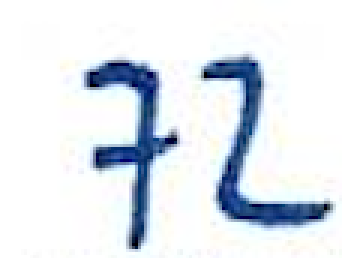
#> input picture testImages/multiDigitSample4.jpg, 114 x 86 px (shown 3 times larger)
$ jupyter execute SplitMultipleDigits.ipynb
#> lines starting #> are read from the running program, lines starting #| are printed output that depends on the picture; after the words box and inside, x2 and y2 are one past the last pixel; in counts of white or black regions, pixels touching at a corner belong together
[cell 1]
import numpy as np
import cv2
import matplotlib.pyplot as plt

[cell 2]
# 1. Convex hull
# 2. Try to find a separating line
# 3. Remove template line? (If canny filter does find a horixontal line)

[cell 3]
# Load the image and convert to grayscale
image = cv2.imread('testImages/multiDigitSample4.jpg')
#> image is the input picture: shape (86, 114, 3); mean B, G, R 237.1, 230.2, 224.1

# Grayscale the image
image = cv2.cvtColor(image, cv2.COLOR_BGR2GRAY)
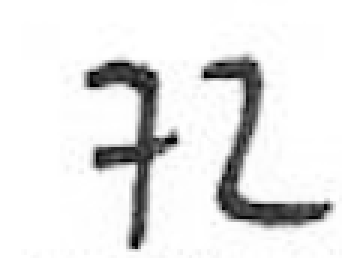
#> image: shape (86, 114) (shown 3 times larger); min 0, max 255, mean 229.2

# Invert colors, so it's conform with MNIST
#image = 1 - image

# Resize the image
image = cv2.resize(image, (64,64))
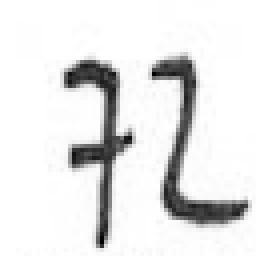
#> image: shape (64, 64) (shown 4 times larger); min 1, max 255, mean 229.3

# Normalize the image
#image = image.astype('float32')
#image /= 255

# Plot the input image
plt.imshow(image, cmap='gray')

[cell 4]
# Find convex hull

edges= cv2.Canny(image, 100,200)
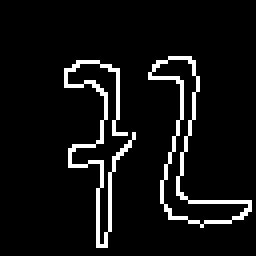
#> edges: shape (64, 64) (shown 4 times larger); 6.7% white in thin lines or dots, all inside (x1, y1, x2, y2) = (16, 14, 63, 62)
contours, hierarchy= cv2.findContours(edges.copy(), cv2.RETR_EXTERNAL, cv2.CHAIN_APPROX_NONE)
#> contours = 2 contours, 1 with area under 20; largest, box (x1, y1, x2, y2) and area: (37, 14, 63, 57) 252

#thresh = 200
#cv2.threshold(image, thresh, 255, cv2.THRESH_BINARY)
#contours, hierarchy = cv2.findContours(image, cv2.RETR_TREE, cv2.CHAIN_APPROX_SIMPLE)

singleDigitImageList = []
for contour in contours:

    # Check validity of contour
    # TODO!

    # Draw the contours
    #hull= cv2.convexHull(contour)
    #cv2.drawContours(image, [hull],0,(0,255,0),2)

    # Extract min and max points on x axis in order to separate the contours
    xList = []
    yList = []
    for point in contour:
        # Extract x and y points from contour and store them in a list
        xList.append(point[0][0])
        yList.append(point[0][1])

    # Extract min and max values
    xMin = min(xList)
    xMax = max(xList)
    yMin = min(yList)
    yMax = max(yList)

    # Create rectangle mask based on contour extremas and mask out the digit
    #cv2.rectangle(image, (xMin,yMin), (xMax,yMax), (0,0,0),1)

    # Create dedicated image for single digit ROI
    padding = 10
    width = xMax - xMin + 2*padding
    length = yMax - yMin + 2*padding
    blankImage = np.zeros([length,width], dtype=np.uint8)
    blankImage[:] = 255
    blankImage[padding:-padding, padding:-padding] = image[yMin:yMax, xMin:xMax]
    blankImage = cv2.resize(blankImage, (64,64))
    # TODO: Inverse colors in order to fit the MNIST dataset
    singleDigitImageList.append(blankImage)
#> this loop made 2 passes
#> (xMin, xMax, yMin, yMax, padding, width, length) on passes 1 to 2: (16, 33, 15, 61, 10, 37, 66), (37, 62, 14, 56, 10, 45, 62)
#> pass 1, `blankImage = cv2.resize(blankImage, (64,64))`:
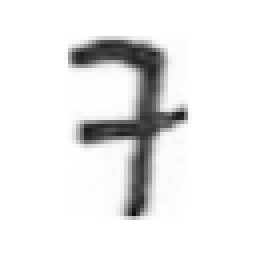
#> blankImage: shape (64, 64) (shown 4 times larger); min 15, max 255, mean 234.2
#> pass 2, `blankImage = cv2.resize(blankImage, (64,64))`:
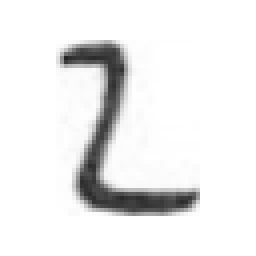
#> blankImage: shape (64, 64) (shown 4 times larger); min 35, max 255, mean 236.8
#> after the loop, singleDigitImageList = 2 items

$ run again, with testImages/multiDigitSample1.jpg copied over testImages/multiDigitSample4.jpg
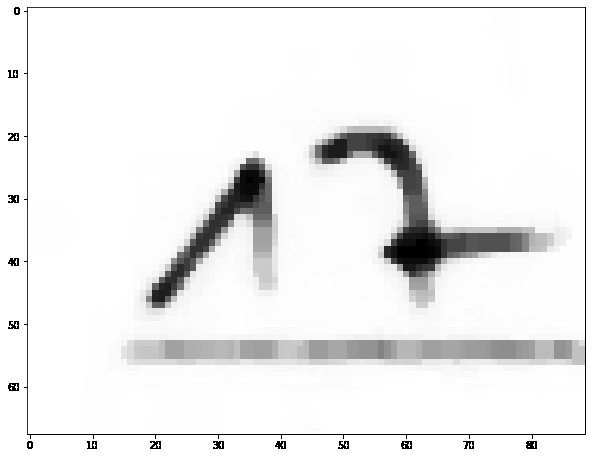
#> input picture testImages/multiDigitSample1.jpg, 592 x 458 px
#> image is the input picture: shape (458, 592, 3); min 0, max 255, mean 237.6
#> `edges= cv2.Canny(image, 100,200)`:
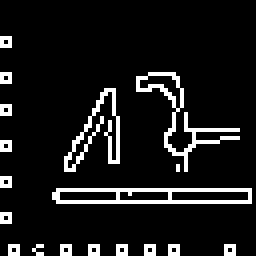
#> edges: shape (64, 64) (shown 4 times larger); 9.6% white in thin lines or dots, all inside (x1, y1, x2, y2) = (0, 9, 63, 64)
#> contours = 18 contours, 16 with area under 20; largest, box (x1, y1, x2, y2) and area: (13, 47, 63, 51) 146, (34, 18, 60, 43) 59
#> the loop `for contour in contours:` made 18 passes
#> (xMin, xMax, yMin, yMax, width, length) on passes 1 to 8: (56, 58, 61, 63, 22, 22), (42, 44, 61, 63, 22, 22), (36, 38, 61, 63, 22, 22), (29, 31, 61, 63, 22, 22), (22, 24, 61, 63, 22, 22), (15, 17, 61, 63, 22, 22), (8, 10, 61, 63, 22, 22), (2, 4, 61, 63, 22, 22)
#> pass 1, `blankImage = cv2.resize(blankImage, (64,64))`:
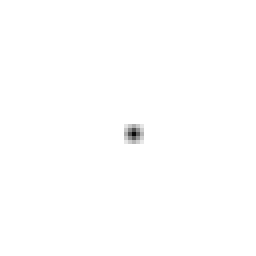
#> blankImage: shape (64, 64) (shown 4 times larger); min 8, max 255, mean 254.5
#> after the loop `for contour in contours:`: singleDigitImageList = 18 items

$ run again, with testImages/multiDigitSample2.jpg copied over testImages/multiDigitSample4.jpg
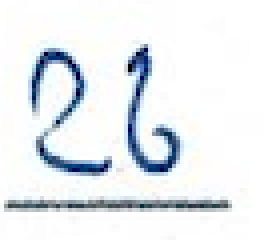
#> input picture testImages/multiDigitSample2.jpg, 66 x 60 px (shown 4 times larger)
#> image is the input picture: shape (60, 66, 3); mean B, G, R 239.8, 236, 231.7
#> `edges= cv2.Canny(image, 100,200)`:
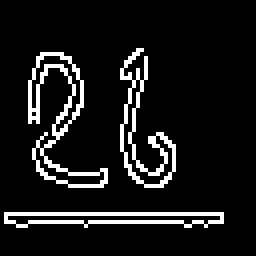
#> edges: shape (64, 64) (shown 4 times larger); 9.4% white in thin lines or dots, all inside (x1, y1, x2, y2) = (1, 12, 56, 57)
#> contours = 3 contours; box (x1, y1, x2, y2) and area: (7, 13, 27, 47) 169, (30, 12, 44, 47) 119, (1, 53, 56, 57) 115
#> the loop `for contour in contours:` made 3 passes
#> (xMin, xMax, yMin, yMax, width, length) on passes 1 to 3: (1, 55, 53, 56, 74, 23), (7, 26, 13, 46, 39, 53), (30, 43, 12, 46, 33, 54)
#> pass 3, `blankImage = cv2.resize(blankImage, (64,64))`:
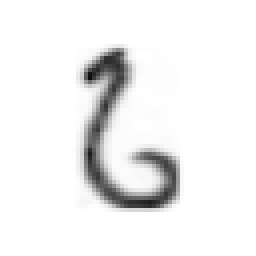
#> blankImage: shape (64, 64) (shown 4 times larger); min 12, max 255, mean 240.3
#> after the loop `for contour in contours:`: singleDigitImageList = 3 items

$ run again, with testImages/multiDigitSample3.jpg copied over testImages/multiDigitSample4.jpg
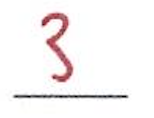
#> input picture testImages/multiDigitSample3.jpg, 154 x 118 px
#> image is the input picture: shape (118, 154, 3); mean B, G, R 244.5, 244.1, 247.6
#> `edges= cv2.Canny(image, 100,200)`:
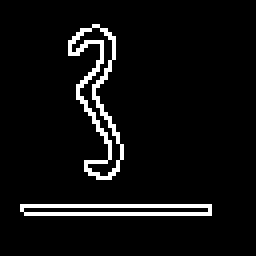
#> edges: shape (64, 64) (shown 4 times larger); 5.7% white in thin lines or dots, all inside (x1, y1, x2, y2) = (5, 6, 53, 54)
#> contours = 2 contours; box (x1, y1, x2, y2) and area: (17, 6, 31, 45) 178, (5, 51, 53, 54) 94
#> the loop `for contour in contours:` made 2 passes
#> (xMin, xMax, yMin, yMax, padding, width, length) on passes 1 to 2: (5, 52, 51, 53, 10, 67, 22), (17, 30, 6, 44, 10, 33, 58)
#> pass 2, `blankImage = cv2.resize(blankImage, (64,64))`:
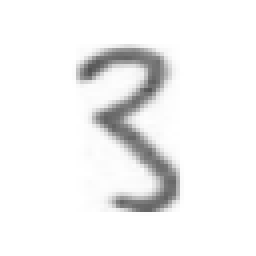
#> blankImage: shape (64, 64) (shown 4 times larger); min 82, max 255, mean 242.4
#> after the loop `for contour in contours:`: singleDigitImageList = 2 items
